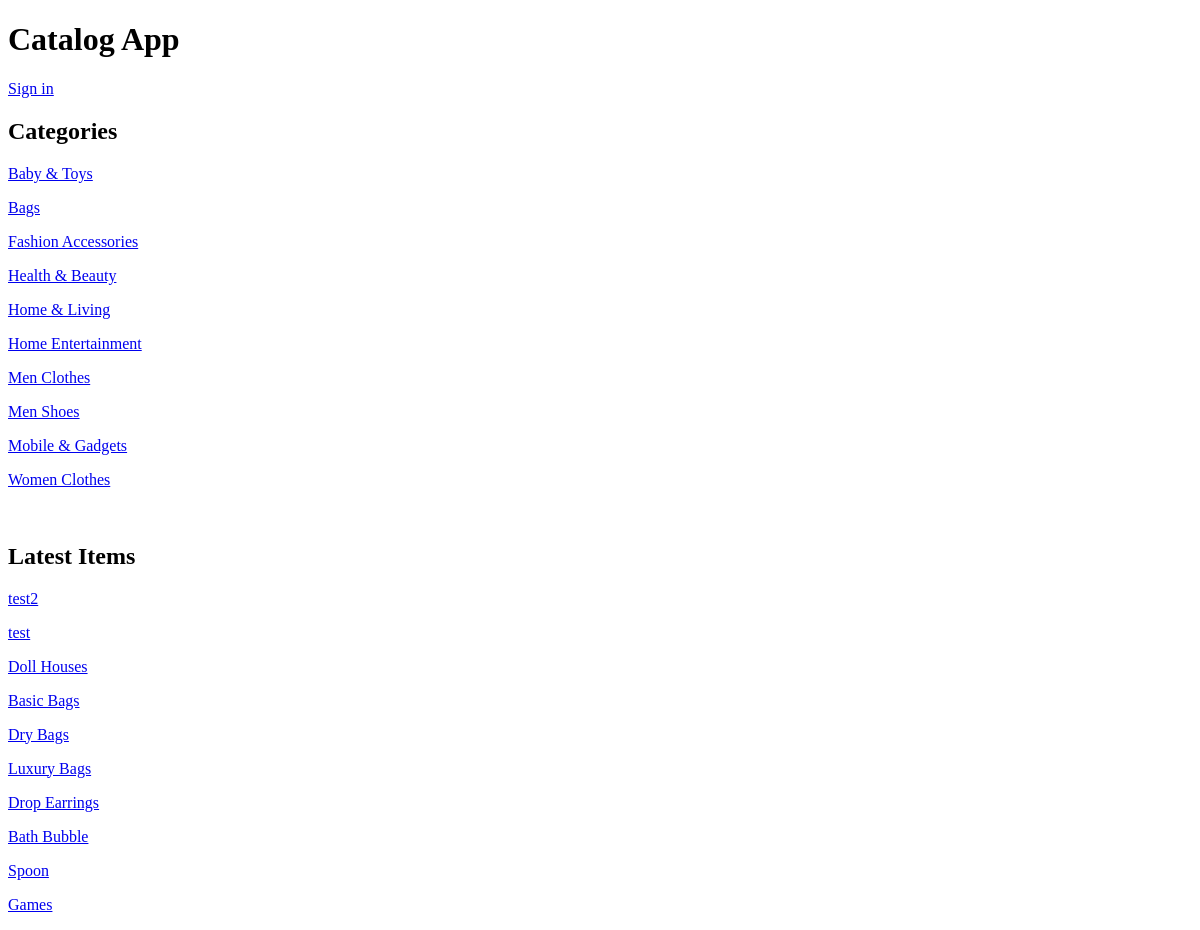
The page /categories/ on the database as committed earlier.
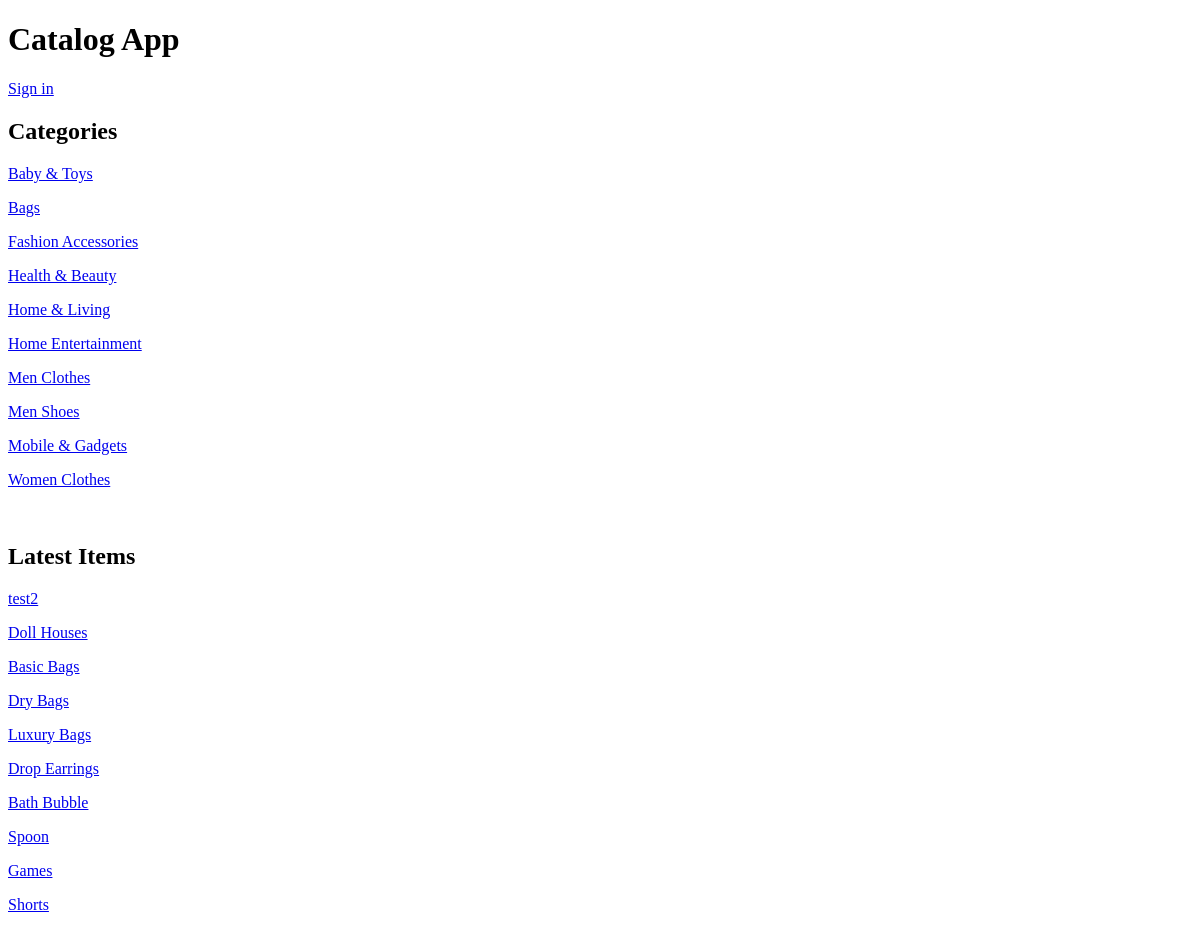
The same page on the database as committed later.
### database_setup.py (models this page shows, shortened)
class Category(Base):
	__tablename__ = 'categories'
	id = Column(Integer, primary_key=True)
	name = Column(String(100))

class Item(Base):
	__tablename__ = 'items'
	id = Column(Integer, primary_key=True)
	category_id = Column(Integer,ForeignKey('categories.id'))
	name = Column(String(100))
	description = Column(String(1000))
	user_id = Column(Integer, ForeignKey('users.id'))
	ctime = Column(DATETIME, nullable=False)
	mtime = Column(DATETIME, nullable=False)
	categories = relationship(Category)
	users = relationship(User)

### application.py (the view)
@app.route('/')
@app.route('/categories/')
def showLatestItems():
	session = DBSession()
	categories = session.query(Category).all()
	items = session.query(Item).order_by(Item.ctime.desc())[0:10]
	session.close()
	return render_template("showlatestitems.html", categories=categories, items=items,
        login_session=login_session)

### application.py (called while the page is built)
def get_view_rate_limit():
    return getattr(g, '_view_rate_limit', None)

@app.after_request
def inject_x_rate_headers(response):
    limit = get_view_rate_limit()
    if limit and limit.send_x_headers:
        h = response.headers
        h.add('X-RateLimit-Remaining', str(limit.remaining))
        h.add('X-RateLimit-Limit', str(limit.limit))
        h.add('X-RateLimit-Reset', str(limit.reset))
    return response

### templates/showlatestitems.html (shortened to what this page needs)
<!DOCTYPE html>
<html>
	<head>
	</head>
	<body>
		<h1>Catalog App</h1>
		{% if not login_session['email'] %}
			<a href="{{url_for('showLogin')}}">Sign in</a>
		{% endif %}
		<h2>Categories</h2>
		{% for c in categories %}
		<div>
			<p><a href="{{url_for('showCategoryItems',category_id=c.id)}}">{{c.name}}</a></p>
		</div>
		{% endfor %}
		<h2>Latest Items</h2>
		{% for i in items %}
		<div>
			<p><a href="{{url_for('showItemDetails',category_id=i.category_id, item_id=i.id)}}">{{i.name}}</a></p>
		</div>
		{% endfor %}
	</body>
</html>

Rows that differ between the two databases and show on the page:
removed Item: name "test"
now on this page (row unchanged): Item: name "Shorts"
